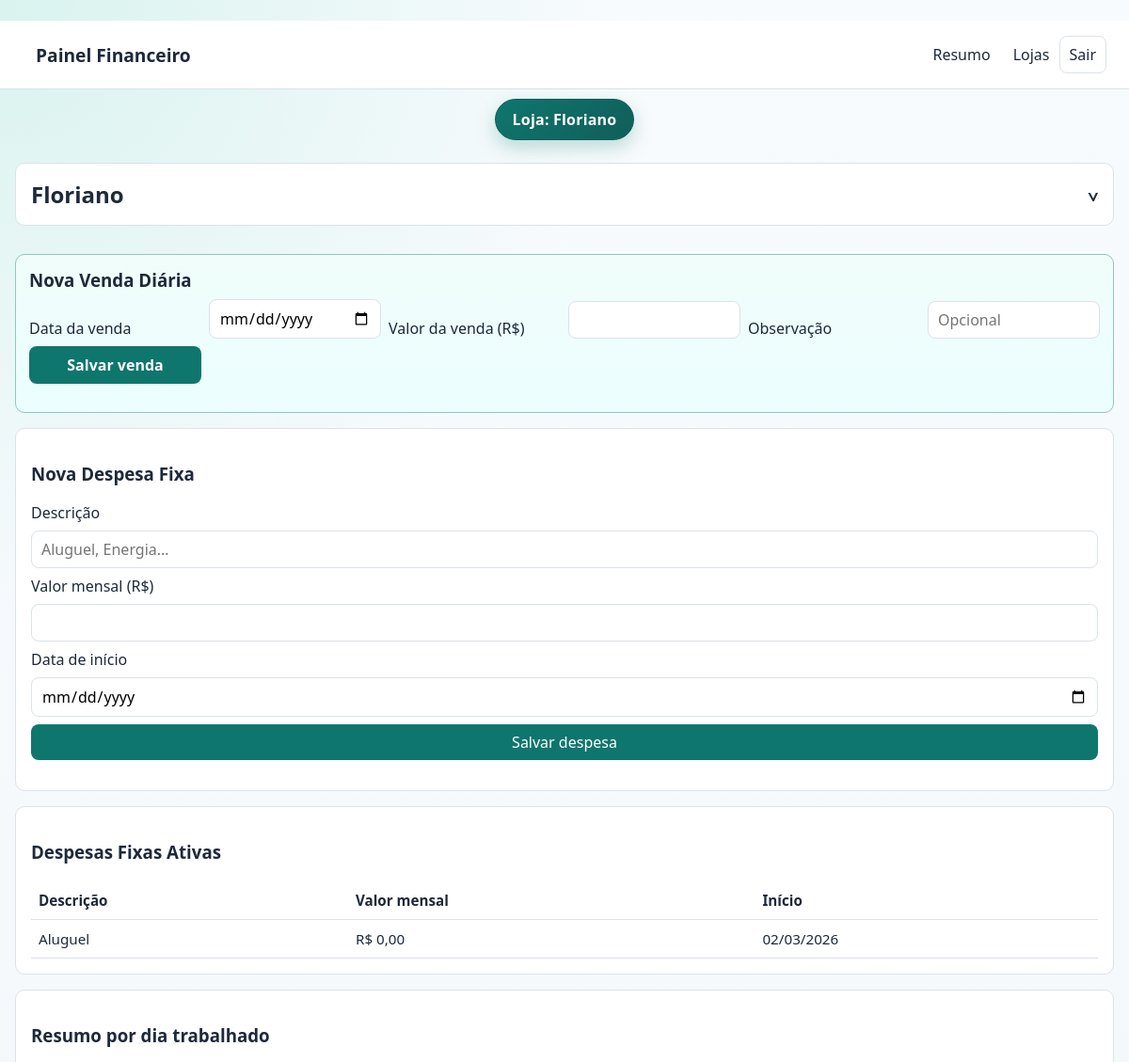
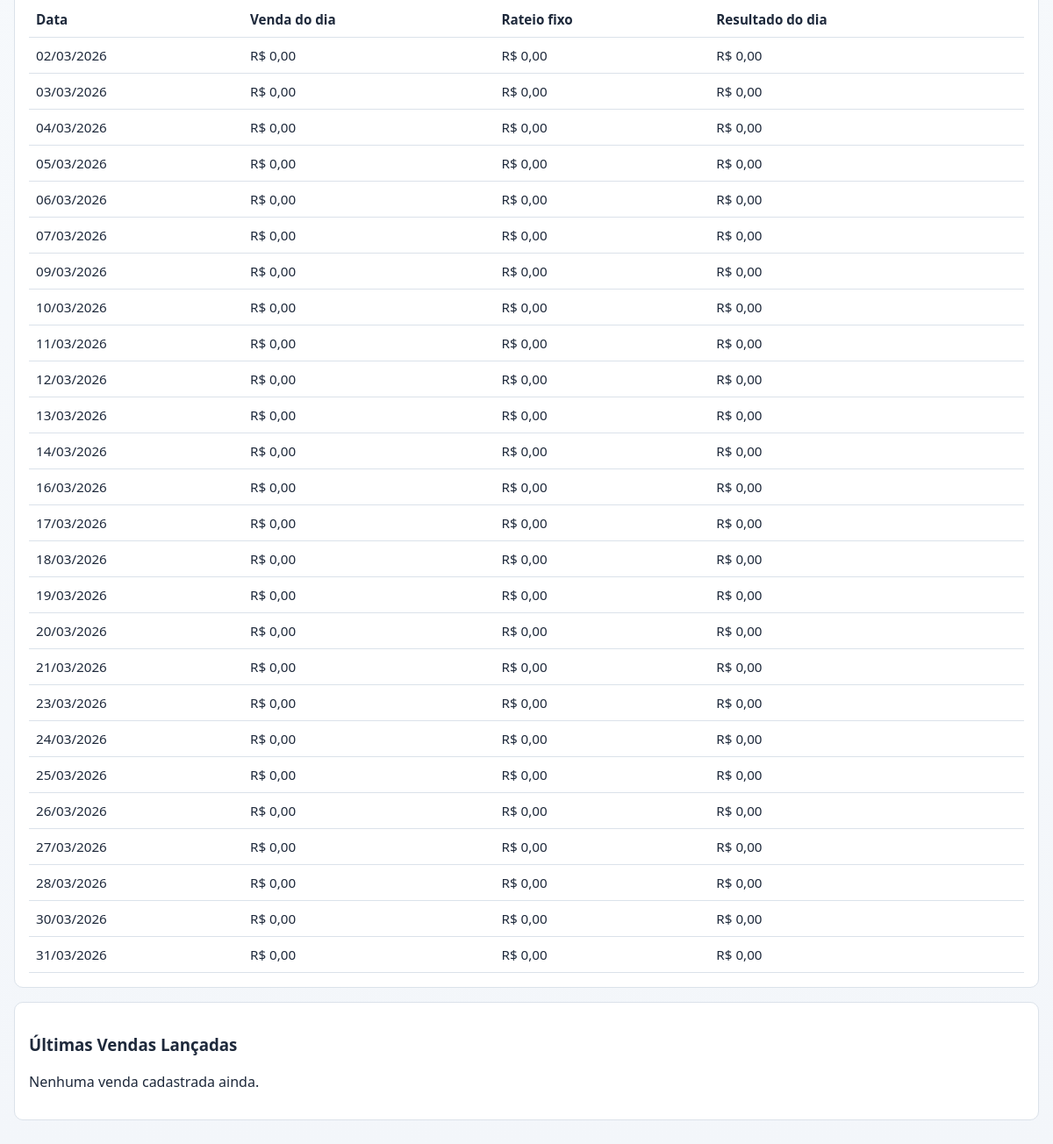
The page /stores/3 (signed in) on the database its author committed (2 pictures, top to bottom).
### app.py (models this page shows)
class Store(db.Model):
    id = db.Column(db.Integer, primary_key=True)
    name = db.Column(db.String(120), nullable=False, unique=True)
    created_at = db.Column(db.Date, nullable=False, default=date.today)
    fixed_expenses = db.relationship(
        "FixedExpense", backref="store", lazy=True, cascade="all, delete-orphan"
    )
    sales = db.relationship(
        "DailySale", backref="store", lazy=True, cascade="all, delete-orphan"
    )

class FixedExpense(db.Model):
    id = db.Column(db.Integer, primary_key=True)
    store_id = db.Column(db.Integer, db.ForeignKey("store.id"), nullable=False)
    description = db.Column(db.String(120), nullable=False)
    monthly_amount = db.Column(db.Numeric(12, 2), nullable=False)
    start_date = db.Column(db.Date, nullable=False, default=date.today)
    active = db.Column(db.Boolean, nullable=False, default=True)

### app.py (the view, shortened to what this page needs)
@app.route("/stores/<int:store_id>", methods=["GET", "POST"])
def store_detail(store_id: int):
    store = Store.query.get_or_404(store_id)
    selected_month = request.args.get("month")
    year, month = parse_year_month(selected_month)
    month_token = f"{year:04d}-{month:02d}"
    data = month_store_metrics(store, year, month)
    recent_sales = (
        DailySale.query.filter_by(store_id=store.id)
        .order_by(DailySale.sale_date.desc(), DailySale.id.desc())
        .limit(20)
        .all()
    )
    return render_template(
        "store_detail.html",
        store=store,
        data=data,
        month_token=month_token,
        recent_sales=recent_sales,
        header_title=f"Loja: {store.name}",
    )

### app.py (called while the page is built)
def parse_year_month(value: str | None) -> tuple[int, int]:
    if not value:
        today = date.today()
        return today.year, today.month
    year, month = value.split("-")
    return int(year), int(month)

def month_days(year: int, month: int) -> list[date]:
    total_days = monthrange(year, month)[1]
    return [date(year, month, day) for day in range(1, total_days + 1)]

def workdays_monday_to_saturday(year: int, month: int) -> list[date]:
    return [d for d in month_days(year, month) if d.weekday() <= 5]

def money(value: Decimal | float | int) -> str:
    v = Decimal(value).quantize(Decimal("0.01"))
    return f"R$ {v:,.2f}".replace(",", "X").replace(".", ",").replace("X", ".")

def is_authenticated() -> bool:
    return session.get("is_authenticated", False) is True

@app.context_processor
def inject_helpers():
    return {"money": money, "is_authenticated": is_authenticated()}

@app.before_request
def require_login():
    allowed_endpoints = {"login", "static"}
    if request.endpoint in allowed_endpoints:
        return None
    if not is_authenticated():
        return redirect(url_for("login"))
    return None

@app.after_request
def disable_cache_in_debug(response):
    if app.debug:
        response.headers["Cache-Control"] = "no-cache, no-store, must-revalidate"
        response.headers["Pragma"] = "no-cache"
        response.headers["Expires"] = "0"
    return response

### templates/store_detail.html (shortened to what this page needs)
﻿{% extends "base.html" %}
{% block content %}
  <section class="card">
    <button
      type="button"
      id="month-data-toggle"
      class="store-title-row"
      aria-controls="month-data-panel"
      aria-expanded="false"
      title="Mostrar/ocultar dados do mês"
    >
      <h2>{{ store.name }}</h2>
      <span class="arrow">^</span>
    </button>
  </section>
  <section class="card priority-sale">
    <h3>Nova Venda Diária</h3>
    <form method="post" class="grid-form priority-sale-form">
      <label for="sale_date">Data da venda</label>
      <input id="sale_date" name="sale_date" type="date" required />
      <label for="amount">Valor da venda (R$)</label>
      <input id="amount" name="amount" type="number" step="0.01" min="0" required />
      <label for="notes">Observação</label>
      <input id="notes" name="notes" placeholder="Opcional" />
      <button type="submit">Salvar venda</button>
    </form>
  </section>
  <section class="card">
    <div>
      <h3>Nova Despesa Fixa</h3>
      <form method="post" class="grid-form">
        <label for="description">Descrição</label>
        <input id="description" name="description" required placeholder="Aluguel, Energia..." />
        <label for="monthly_amount">Valor mensal (R$)</label>
        <input id="monthly_amount" name="monthly_amount" type="number" step="0.01" min="0" required />
        <label for="start_date">Data de início</label>
        <input id="start_date" name="start_date" type="date" />
        <button type="submit">Salvar despesa</button>
      </form>
    </div>
  </section>
  <section class="card">
    <h3>Despesas Fixas Ativas</h3>
    {% if data.expenses %}
      <table>
        <thead>
          <tr>
            <th>Descrição</th>
            <th>Valor mensal</th>
            <th>Início</th>
          </tr>
        </thead>
        <tbody>
          {% for expense in data.expenses %}
            <tr>
              <td>{{ expense.description }}</td>
              <td>{{ money(expense.monthly_amount) }}</td>
              <td>{{ expense.start_date.strftime("%d/%m/%Y") }}</td>
            </tr>
          {% endfor %}
        </tbody>
      </table>
    {% else %}
      <p>Nenhuma despesa fixa cadastrada para este mês.</p>
    {% endif %}
  </section>
  <section class="card">
    <h3>Resumo por dia trabalhado</h3>
    {% if data.day_rows %}
      <table>
        <thead>
          <tr>
            <th>Data</th>
            <th>Venda do dia</th>
            <th>Rateio fixo</th>
            <th>Resultado do dia</th>
          </tr>
        </thead>
        <tbody>
          {% for row in data.day_rows %}
            <tr>
              <td>{{ row.date.strftime("%d/%m/%Y") }}</td>
              <td>{{ money(row.sales) }}</td>
              <td>{{ money(row.fixed_allocated) }}</td>
              <td>{{ money(row.result) }}</td>
            </tr>
          {% endfor %}
        </tbody>
      </table>
    {% else %}
      <p>Não há dia para o mês selecionado.</p>
    {% endif %}
  </section>
  <section class="card">
    <h3>Últimas Vendas Lançadas</h3>
    {% if recent_sales %}
      <table>
        <thead>
          <tr>
            <th>Data</th>
            <th>Valor</th>
            <th>Observação</th>
          </tr>
        </thead>
        <tbody>
          {% for sale in recent_sales %}
            <tr>
              <td>{{ sale.sale_date.strftime("%d/%m/%Y") }}</td>
              <td>{{ money(sale.amount) }}</td>
              <td>{{ sale.notes or "-" }}</td>
            </tr>
          {% endfor %}
        </tbody>
      </table>
    {% else %}
      <p>Nenhuma venda cadastrada ainda.</p>
    {% endif %}
  </section>
{% endblock %}

### static/styles.css (style rules this page uses)
:root { --bg: #f6f7fb; --card: #ffffff; --text: #1e293b; --muted: #64748b; --border: #dbe2ea; --primary: #0f766e; }
* { box-sizing: border-box; }
body { margin: 0; font-family: "Segoe UI", sans-serif; background: radial-gradient(circle at top left, #d9f3ef 0, transparent 24%), linear-gradient(180deg, #f8fbfd 0%, #f3f6fa 100%); color: var(--text); }
.card { background: var(--card); border: 1px solid var(--border); border-radius: 10px; padding: 16px; }
.store-title-row { display: flex; align-items: center; justify-content: space-between; gap: 12px; width: 100%; padding: 0; background: transparent; color: inherit; border: 0; border-radius: 0; cursor: pointer; }
.store-title-row h2 { margin: 0; text-align: left; }
.store-title-row .arrow { transition: transform 0.2s ease; font-size: 20px; font-weight: 600; line-height: 1; transform: rotate(180deg); }
.priority-sale { margin-top: 14px; padding: 14px; border: 1px solid #93c5c0; border-radius: 10px; background: linear-gradient(180deg, #f0fdfa 0%, #ecfeff 100%); }
.priority-sale h3 { margin: 0 0 8px; }
.priority-sale-form { grid-template-columns: repeat(auto-fit, minmax(180px, 1fr)); align-items: end; }
.priority-sale-form button { min-height: 40px; font-weight: 700; }
.inline-form, .grid-form { display: grid; gap: 8px; margin-top: 8px; }
input, button { padding: 8px 10px; border-radius: 8px; border: 1px solid var(--border); font: inherit; }
button { background: var(--primary); color: #fff; border: none; cursor: pointer; }
table { width: 100%; border-collapse: collapse; font-size: 0.95rem; }
th, td { padding: 10px 8px; border-bottom: 1px solid var(--border); text-align: left; }

### rows shown on the page
Store: name "Floriano"
FixedExpense: description "Aluguel", monthly_amount "R$ 0,00", start_date "02/03/2026"

### other values the page prints
{{ header_title }} "Loja: Floriano"
{{ row.date.strftime("%d/%m/%Y") }} "02/03/2026" "03/03/2026" "04/03/2026" "05/03/2026" "06/03/2026" "07/03/2026" "09/03/2026" "10/03/2026" "11/03/2026" "12/03/2026" "13/03/2026" "14/03/2026" "16/03/2026" "17/03/2026" "18/03/2026" "19/03/2026" "20/03/2026" "21/03/2026" "23/03/2026" "24/03/2026" "25/03/2026" "26/03/2026" "27/03/2026" "28/03/2026" "30/03/2026" "31/03/2026"
{{ money(row.sales) }} "R$ 0,00" "R$ 0,00" "R$ 0,00" "R$ 0,00" "R$ 0,00" "R$ 0,00" "R$ 0,00" "R$ 0,00" "R$ 0,00" "R$ 0,00" "R$ 0,00" "R$ 0,00" "R$ 0,00" "R$ 0,00" "R$ 0,00" "R$ 0,00" "R$ 0,00" "R$ 0,00" "R$ 0,00" "R$ 0,00" "R$ 0,00" "R$ 0,00" "R$ 0,00" "R$ 0,00" "R$ 0,00" "R$ 0,00"
{{ money(row.fixed_allocated) }} "R$ 0,00" "R$ 0,00" "R$ 0,00" "R$ 0,00" "R$ 0,00" "R$ 0,00" "R$ 0,00" "R$ 0,00" "R$ 0,00" "R$ 0,00" "R$ 0,00" "R$ 0,00" "R$ 0,00" "R$ 0,00" "R$ 0,00" "R$ 0,00" "R$ 0,00" "R$ 0,00" "R$ 0,00" "R$ 0,00" "R$ 0,00" "R$ 0,00" "R$ 0,00" "R$ 0,00" "R$ 0,00" "R$ 0,00"
{{ money(row.result) }} "R$ 0,00" "R$ 0,00" "R$ 0,00" "R$ 0,00" "R$ 0,00" "R$ 0,00" "R$ 0,00" "R$ 0,00" "R$ 0,00" "R$ 0,00" "R$ 0,00" "R$ 0,00" "R$ 0,00" "R$ 0,00" "R$ 0,00" "R$ 0,00" "R$ 0,00" "R$ 0,00" "R$ 0,00" "R$ 0,00" "R$ 0,00" "R$ 0,00" "R$ 0,00" "R$ 0,00" "R$ 0,00" "R$ 0,00"
